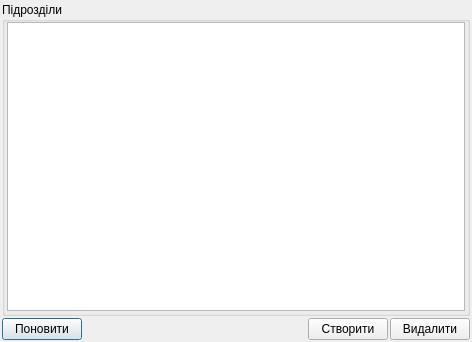
<?xml version="1.0" encoding="UTF-8"?>
<ui version="4.0">
 <class>UDialogSalaryPidrozdily</class>
 <widget class="QDialog" name="UDialogSalaryPidrozdily">
  <property name="geometry">
   <rect>
    <x>0</x>
    <y>0</y>
    <width>472</width>
    <height>342</height>
   </rect>
  </property>
  <property name="windowTitle">
   <string>Перелік підрозділів</string>
  </property>
  <layout class="QVBoxLayout" name="verticalLayout_2">
   <property name="spacing">
    <number>2</number>
   </property>
   <property name="margin">
    <number>2</number>
   </property>
   <item>
    <widget class="QGroupBox" name="groupBox_pidrozdily">
     <property name="title">
      <string>Підрозділи</string>
     </property>
     <layout class="QVBoxLayout" name="verticalLayout">
      <property name="spacing">
       <number>2</number>
      </property>
      <property name="leftMargin">
       <number>2</number>
      </property>
      <property name="topMargin">
       <number>0</number>
      </property>
      <property name="rightMargin">
       <number>2</number>
      </property>
      <property name="bottomMargin">
       <number>2</number>
      </property>
      <item>
       <widget class="QTableWidget" name="tableWidget_pidrozdily"/>
      </item>
     </layout>
    </widget>
   </item>
   <item>
    <layout class="QHBoxLayout" name="horizontalLayout">
     <property name="spacing">
      <number>2</number>
     </property>
     <item>
      <widget class="QPushButton" name="pushButton_reload">
       <property name="text">
        <string>Поновити</string>
       </property>
       <property name="icon">
        <iconset resource="../uPictRc.qrc">
         <normaloff>:/crystalProject/pictures/crystal-project-actions-PNG/reload-256.png</normaloff>:/crystalProject/pictures/crystal-project-actions-PNG/reload-256.png</iconset>
       </property>
       <property name="iconSize">
        <size>
         <width>12</width>
         <height>12</height>
        </size>
       </property>
      </widget>
     </item>
     <item>
      <spacer name="horizontalSpacer">
       <property name="orientation">
        <enum>Qt::Horizontal</enum>
       </property>
       <property name="sizeHint" stdset="0">
        <size>
         <width>40</width>
         <height>20</height>
        </size>
       </property>
      </spacer>
     </item>
     <item>
      <widget class="QPushButton" name="pushButton_create">
       <property name="text">
        <string>Створити</string>
       </property>
       <property name="icon">
        <iconset resource="../uPictRc.qrc">
         <normaloff>:/crystalProject/pictures/crystal-project-actions-PNG/edit_add-256.png</normaloff>:/crystalProject/pictures/crystal-project-actions-PNG/edit_add-256.png</iconset>
       </property>
       <property name="iconSize">
        <size>
         <width>12</width>
         <height>12</height>
        </size>
       </property>
      </widget>
     </item>
     <item>
      <widget class="QPushButton" name="pushButton_delete">
       <property name="text">
        <string>Видалити</string>
       </property>
       <property name="icon">
        <iconset resource="../uPictRc.qrc">
         <normaloff>:/crystalProject/pictures/crystal-project-actions-PNG/edit_remove-256.png</normaloff>:/crystalProject/pictures/crystal-project-actions-PNG/edit_remove-256.png</iconset>
       </property>
       <property name="iconSize">
        <size>
         <width>12</width>
         <height>12</height>
        </size>
       </property>
      </widget>
     </item>
    </layout>
   </item>
  </layout>
 </widget>
 <resources>
  <include location="../uPictRc.qrc"/>
 </resources>
 <connections/>
</ui>
